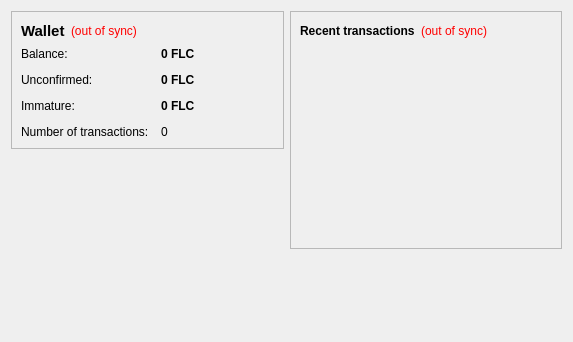
<?xml version="1.0" encoding="UTF-8"?>
<ui version="4.0">
 <class>OverviewPage</class>
 <widget class="QWidget" name="OverviewPage">
  <property name="geometry">
   <rect>
    <x>0</x>
    <y>0</y>
    <width>573</width>
    <height>342</height>
   </rect>
  </property>
  <property name="windowTitle">
   <string>Form</string>
  </property>
  <layout class="QHBoxLayout" name="horizontalLayout" stretch="1,1">
   <item>
    <layout class="QVBoxLayout" name="verticalLayout_2">
     <item>
      <widget class="QFrame" name="frame">
       <property name="frameShape">
        <enum>QFrame::StyledPanel</enum>
       </property>
       <property name="frameShadow">
        <enum>QFrame::Raised</enum>
       </property>
       <layout class="QVBoxLayout" name="verticalLayout_4">
        <item>
         <layout class="QHBoxLayout" name="horizontalLayout_4">
          <item>
           <widget class="QLabel" name="label_5">
            <property name="font">
             <font>
              <pointsize>11</pointsize>
              <weight>75</weight>
              <bold>true</bold>
             </font>
            </property>
            <property name="text">
             <string>Wallet</string>
            </property>
           </widget>
          </item>
          <item>
           <widget class="QLabel" name="labelWalletStatus">
            <property name="toolTip">
             <string>The displayed information may be out of date. Your wallet automatically synchronizes with the FlightCoin network after a connection is established, but this process has not completed yet.</string>
            </property>
            <property name="styleSheet">
             <string notr="true">QLabel { color: red; }</string>
            </property>
            <property name="text">
             <string notr="true">(out of sync)</string>
            </property>
            <property name="alignment">
             <set>Qt::AlignLeading|Qt::AlignLeft|Qt::AlignVCenter</set>
            </property>
           </widget>
          </item>
          <item>
           <spacer name="horizontalSpacer_2">
            <property name="orientation">
             <enum>Qt::Horizontal</enum>
            </property>
            <property name="sizeHint" stdset="0">
             <size>
              <width>40</width>
              <height>20</height>
             </size>
            </property>
           </spacer>
          </item>
         </layout>
        </item>
        <item>
         <layout class="QFormLayout" name="formLayout_2">
          <property name="fieldGrowthPolicy">
           <enum>QFormLayout::AllNonFixedFieldsGrow</enum>
          </property>
          <property name="horizontalSpacing">
           <number>12</number>
          </property>
          <property name="verticalSpacing">
           <number>12</number>
          </property>
          <item row="0" column="0">
           <widget class="QLabel" name="label">
            <property name="text">
             <string>Balance:</string>
            </property>
           </widget>
          </item>
          <item row="0" column="1">
           <widget class="QLabel" name="labelBalance">
            <property name="font">
             <font>
              <weight>75</weight>
              <bold>true</bold>
             </font>
            </property>
            <property name="cursor">
             <cursorShape>IBeamCursor</cursorShape>
            </property>
            <property name="toolTip">
             <string>Your current balance</string>
            </property>
            <property name="text">
             <string notr="true">0 FLC</string>
            </property>
            <property name="textInteractionFlags">
             <set>Qt::LinksAccessibleByMouse|Qt::TextSelectableByKeyboard|Qt::TextSelectableByMouse</set>
            </property>
           </widget>
          </item>
          <item row="1" column="0">
           <widget class="QLabel" name="label_3">
            <property name="text">
             <string>Unconfirmed:</string>
            </property>
           </widget>
          </item>
          <item row="1" column="1">
           <widget class="QLabel" name="labelUnconfirmed">
            <property name="font">
             <font>
              <weight>75</weight>
              <bold>true</bold>
             </font>
            </property>
            <property name="cursor">
             <cursorShape>IBeamCursor</cursorShape>
            </property>
            <property name="toolTip">
             <string>Total of transactions that have yet to be confirmed, and do not yet count toward the current balance</string>
            </property>
            <property name="text">
             <string notr="true">0 FLC</string>
            </property>
            <property name="textInteractionFlags">
             <set>Qt::LinksAccessibleByMouse|Qt::TextSelectableByKeyboard|Qt::TextSelectableByMouse</set>
            </property>
           </widget>
          </item>
          <item row="3" column="0">
           <widget class="QLabel" name="label_2">
            <property name="text">
             <string>Number of transactions:</string>
            </property>
           </widget>
          </item>
          <item row="3" column="1">
           <widget class="QLabel" name="labelNumTransactions">
            <property name="toolTip">
             <string>Total number of transactions in wallet</string>
            </property>
            <property name="text">
             <string notr="true">0</string>
            </property>
           </widget>
          </item>
          <item row="2" column="0">
           <widget class="QLabel" name="labelImmatureText">
            <property name="text">
             <string>Immature:</string>
            </property>
           </widget>
          </item>
          <item row="2" column="1">
           <widget class="QLabel" name="labelImmature">
            <property name="font">
             <font>
              <weight>75</weight>
              <bold>true</bold>
             </font>
            </property>
            <property name="toolTip">
             <string>Mined balance that has not yet matured</string>
            </property>
            <property name="text">
             <string notr="true">0 FLC</string>
            </property>
            <property name="textInteractionFlags">
             <set>Qt::LinksAccessibleByMouse|Qt::TextSelectableByKeyboard|Qt::TextSelectableByMouse</set>
            </property>
           </widget>
          </item>
         </layout>
        </item>
       </layout>
      </widget>
     </item>
     <item>
      <spacer name="verticalSpacer">
       <property name="orientation">
        <enum>Qt::Vertical</enum>
       </property>
       <property name="sizeHint" stdset="0">
        <size>
         <width>20</width>
         <height>40</height>
        </size>
       </property>
      </spacer>
     </item>
    </layout>
   </item>
   <item>
    <layout class="QVBoxLayout" name="verticalLayout_3">
     <item>
      <widget class="QFrame" name="frame_2">
       <property name="frameShape">
        <enum>QFrame::StyledPanel</enum>
       </property>
       <property name="frameShadow">
        <enum>QFrame::Raised</enum>
       </property>
       <layout class="QVBoxLayout" name="verticalLayout">
        <item>
         <layout class="QHBoxLayout" name="horizontalLayout_2">
          <item>
           <widget class="QLabel" name="label_4">
            <property name="text">
             <string>&lt;b&gt;Recent transactions&lt;/b&gt;</string>
            </property>
           </widget>
          </item>
          <item>
           <widget class="QLabel" name="labelTransactionsStatus">
            <property name="toolTip">
             <string>The displayed information may be out of date. Your wallet automatically synchronizes with the FlightCoin network after a connection is established, but this process has not completed yet.</string>
            </property>
            <property name="styleSheet">
             <string notr="true">QLabel { color: red; }</string>
            </property>
            <property name="text">
             <string notr="true">(out of sync)</string>
            </property>
            <property name="alignment">
             <set>Qt::AlignRight|Qt::AlignTrailing|Qt::AlignVCenter</set>
            </property>
           </widget>
          </item>
          <item>
           <spacer name="horizontalSpacer">
            <property name="orientation">
             <enum>Qt::Horizontal</enum>
            </property>
            <property name="sizeHint" stdset="0">
             <size>
              <width>40</width>
              <height>20</height>
             </size>
            </property>
           </spacer>
          </item>
         </layout>
        </item>
        <item>
         <widget class="QListView" name="listTransactions">
          <property name="styleSheet">
           <string notr="true">QListView { background: transparent; }</string>
          </property>
          <property name="frameShape">
           <enum>QFrame::NoFrame</enum>
          </property>
          <property name="verticalScrollBarPolicy">
           <enum>Qt::ScrollBarAlwaysOff</enum>
          </property>
          <property name="horizontalScrollBarPolicy">
           <enum>Qt::ScrollBarAlwaysOff</enum>
          </property>
          <property name="selectionMode">
           <enum>QAbstractItemView::NoSelection</enum>
          </property>
         </widget>
        </item>
       </layout>
      </widget>
     </item>
     <item>
      <spacer name="verticalSpacer_2">
       <property name="orientation">
        <enum>Qt::Vertical</enum>
       </property>
       <property name="sizeHint" stdset="0">
        <size>
         <width>20</width>
         <height>40</height>
        </size>
       </property>
      </spacer>
     </item>
    </layout>
   </item>
  </layout>
 </widget>
 <resources/>
 <connections/>
</ui>
